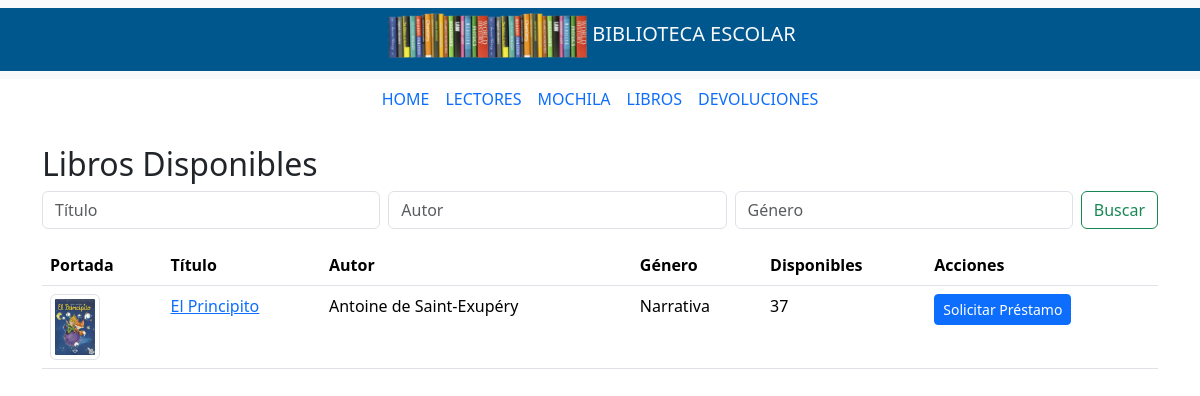
Page /libros/ on the earlier database version.
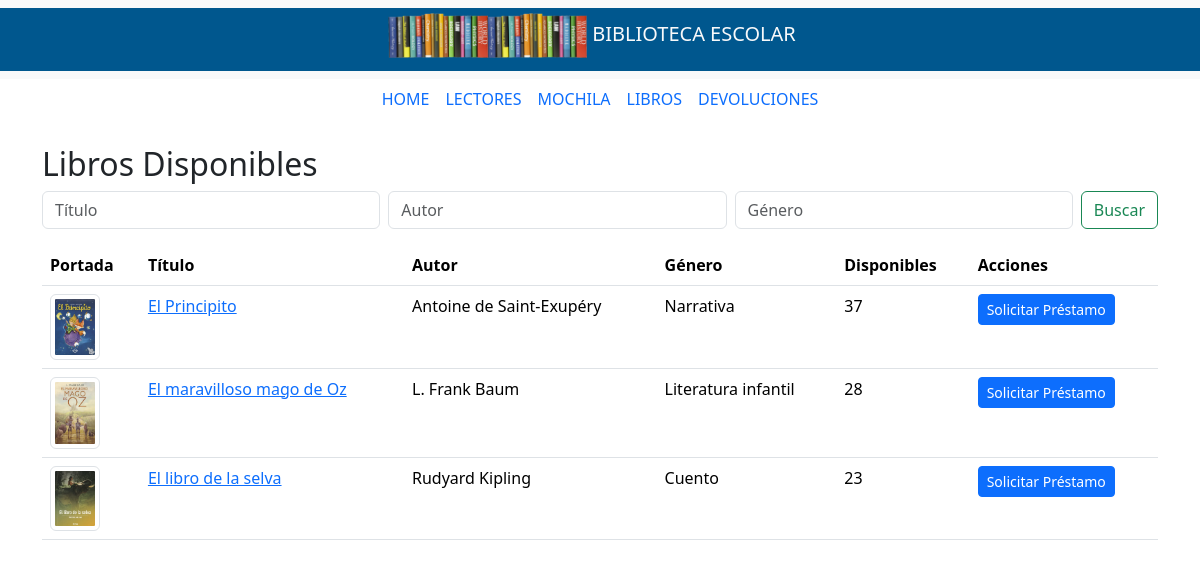
Same page on the later database version.
### sistema_biblioteca_app/models.py (models this page shows, shortened)
class Libro(models.Model):
    titulo = models.CharField(max_length=200)
    autor = models.CharField(max_length=100)
    isbn = models.CharField(max_length=13, unique=True)
    editorial = models.CharField(max_length=100)
    año_publicacion = models.PositiveIntegerField()
    genero = models.CharField(max_length=50)
    cantidad_disponible = models.PositiveIntegerField(default=1)
    imagen = models.ImageField(upload_to='portadas/', null=True, blank=True)

### sistema_biblioteca_app/views.py (the view)
# urls.py: path('libros/', libros_disponibles, name='libros'),
def libros_disponibles(request):
    titulo = request.GET.get('titulo', '')  # Obtén el valor del campo 'titulo'
    autor = request.GET.get('autor', '')    # Obtén el valor del campo 'autor'
    genero = request.GET.get('genero', '')  # Obtén el valor del campo 'genero'
    libros = Libro.objects.filter(cantidad_disponible__gt=0)
    if titulo:
        libros = libros.filter(titulo__icontains=titulo)
    if autor:
        libros = libros.filter(autor__icontains=autor)
    if genero:
        libros = libros.filter(genero__icontains=genero)
    return render(request, 'libros.html', {'libros': libros, 'titulo': titulo, 'autor': autor, 'genero': genero})

### sistema_biblioteca_app/templates/libros.html (shortened to what this page needs)
<!doctype html>
{% extends "index.html" %}
{% load static %}
{% block main_content %}
<div class="container mt-4">
    <h2>Libros Disponibles</h2>
    <form class="d-flex mb-3" role="search" method="GET" action="{% url 'libros' %}">
        <input class="form-control me-2" type="search" placeholder="Título" aria-label="Título" name="titulo" value="{{ titulo }}">
        <input class="form-control me-2" type="search" placeholder="Autor" aria-label="Autor" name="autor" value="{{ autor }}">
        <input class="form-control me-2" type="search" placeholder="Género" aria-label="Género" name="genero" value="{{ genero }}">
        <button class="btn btn-outline-success" type="submit">Buscar</button>
    </form>
    <table class="table table-hover">
        <thead>
            <tr>
                <th>Portada</th>
                <th>Título</th>
                <th>Autor</th>
                <th>Género</th>
                <th>Disponibles</th>
                <th>Acciones</th>
            </tr>
        </thead>
        <tbody>
            {% for libro in libros %}
                <tr>
                    <td>
                        {% if libro.imagen %}
                            <img src="{{ libro.imagen.url }}" class="img-thumbnail" alt="Portada de {{ libro.titulo }}" style="max-width: 50px;">
                        {% else %}
                            <p>Sin portada</p>
                        {% endif %}
                    </td>
                    <td><a href="{% url 'detalle_libro' libro.id %}">{{ libro.titulo }}</a></td>
                    <td>{{ libro.autor }}</td>
                    <td>{{ libro.genero }}</td>
                    <td>{{ libro.cantidad_disponible }}</td>
                    <td>
                        {% if libro.cantidad_disponible > 0 %}
                            <a href="{% url 'prestamo_libro' libro.id %}" class="btn btn-primary btn-sm">Solicitar Préstamo</a>
                        {% else %}
                            <p class="text-danger">No disponible</p>
                        {% endif %}
                    </td>
                </tr>
            {% endfor %}
        </tbody>
    </table>
</div>
{% endblock %}

### sistema_biblioteca_app/templates/index.html (shortened to what this page needs)
<!doctype html>
{% load static %}
<html lang="en">
  <head>
    <link href="https://cdn.jsdelivr.net/npm/bootstrap@5.3.3/dist/css/bootstrap.min.css" rel="stylesheet">
  </head>
  <body>
    <nav class="navbar bg-body-tertiary">
      <div class="container-fluid justify-content-center align-items-center" style="background-color: #00578E;">
        <span class="navbar-brand lb-1 h3 text-light">
          <img src="{% static '/logo_2_biblioteca.png' %}" alt="logo_2_biblioteca" height="45">
          BIBLIOTECA ESCOLAR</span>
      </div>
    </nav>
    <div class="d-flex justify-content-center align-items-center">
      <ul class="nav nav-underline">
        <li class="nav-item">
          {% if current_tab == 'home' %}
            <a class="nav-link active" aria-current="page" href="/home">HOME</a>
          {% else %}
            <a class="nav-link" aria-current="page" href="/home">HOME</a>
          {% endif %}
      </li>
      <li class="nav-item">
        {% if current_tab == 'lectores' %}
          <a class="nav-link active" aria-current="page" href="/lectores">LECTORES</a>
      {% else %}
          <a class="nav-link" aria-current="page" href="/lectores">LECTORES</a>
      {% endif %}
      </li>
      <li class="nav-item">
        {% if current_tab == 'mochila' %}
          <a class="nav-link active" aria-current="page" href="/mochila">MOCHILA</a>
      {% else %}
          <a class="nav-link" aria-current="page" href="/mochila">MOCHILA</a>
      {% endif %}
    </li>
    <li class="nav-item">
      {% if current_tab == 'libros' %}
        <a class="nav-link active" aria-current="page" href="/libros">LIBROS</a>
    {% else %}
        <a class="nav-link" aria-current="page" href="/libros">LIBROS</a>
    {% endif %}
    </li>
      <li class="nav-item">
        {% if current_tab == 'devoluciones' %}
          <a class="nav-link active" aria-current="page" href="/devoluciones">DEVOLUCIONES</a>
      {% else %}
          <a class="nav-link" aria-current="page" href="/devoluciones">DEVOLUCIONES</a>
      {% endif %}
      </li>
    </ul>
  </div>
    {% block main_content %}
    {% endblock %}
  </body>
</html>

Differences in the rows shown:
added Libro: imagen (picture), titulo "El maravilloso mago de Oz", autor "L. Frank Baum", genero "Literatura infantil", cantidad_disponible "28", shows "Solicitar Préstamo"
added Libro: imagen (picture), titulo "El libro de la selva", autor "Rudyard Kipling", genero "Cuento", cantidad_disponible "23", shows "Solicitar Préstamo"
